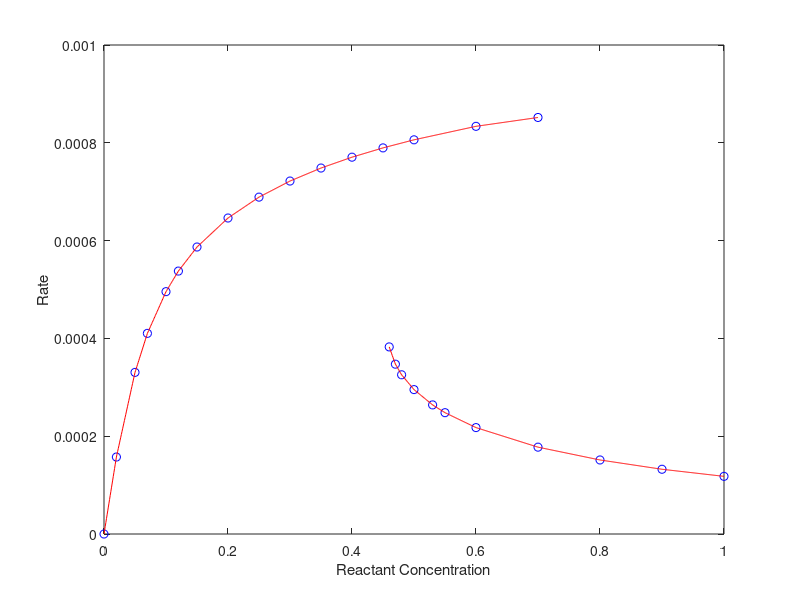

Source code (MATLAB):
% readings from Web Labs, Lab 2 - rxn & diff

% interpolate at this increment
inc = 0.001;
    
% col 1 is conc (0-1), col 2 is rate
dup = [0 0 % data on upper branch 
    0.02 1.574e-4
    0.05 3.305e-4
    0.07 4.103e-4
    0.1 4.956e-4
    0.12 5.377e-4 
    0.15 5.869e-4
    0.2 6.462e-4
    0.25 6.889e-4
    0.3 7.218e-4
    0.35 7.484e-4
    0.4 7.706e-4
    0.45 7.896e-4
    0.5 8.061e-4
    0.6 8.337e-4
    0.7 8.518e-4]; % 0.70 max on high branch

plot(dup(:,1),dup(:,2),'bo')
hold on
coef = polyfit(dup(:,1),dup(:,2),7);
cp = linspace(0,0.7,1000);
rp = polyval(coef,cp);
% plot(cp,rp,'r')

ddn = [1 1.179e-4 % data on lower branch
    0.9 1.324e-4
    0.8 1.514e-4
    0.7 1.776e-4
    0.6 2.176e-4
    0.55 2.481e-4
    0.53 2.640e-4
    0.5 2.953e-4
    0.48 3.256e-4
    0.47 3.473e-4
    0.46 3.826e-4]; % 0.46 min on low branch
    
ddn = flip(ddn); % reverse order

plot(ddn(:,1),ddn(:,2),'bo')
coef = polyfit(ddn(:,1),ddn(:,2), 5);
cp = linspace(0.46,1.0,500);
rp = polyval(coef,cp);
% plot(cp,rp,'r')

% how to generate in matlab interpolated points?
% for each pt to last-1
% get value for each 0.01 conc between
% that point and next pt in data 

% process HIGH branch
[r c] = size(dup);
dupp = [0 0];
counter = 0;
for j = 1:r-1
    % get conc and rate at end range
    dc1 = dup(j,1);
    dc2 = dup(j+1,1);
    dr1 = dup(j,2);
    dr2 = dup(j+1,2);
    % save start value for this range
    counter = counter + 1;
    dupp(counter,1) = dc1;
    dupp(counter,2) = dr1;
    % at increment for each value between
    for dc = dc1+inc:inc:dc2-inc
        % have dc, need rate
        dr = dr1 + (dr2-dr1)*(dc-dc1)/(dc2-dc1);
        % save interpolated value
        counter = counter + 1;
        dupp(counter,1) = dc;
        dupp(counter,2) = dr;
    end    
end
% save last value
counter = counter + 1;
dupp(counter,1) = dc2;
dupp(counter,2) = dr2;
[rh ch] = size(dupp)
plot(dupp(:,1),dupp(:,2),'r')

% process LOW branch
[r c] = size(ddn);
ddnp = [0 0];
counter = 0;
for j = 1:r-1
    % get conc and rate at end range
    dc1 = ddn(j,1);
    dc2 = ddn(j+1,1);
    dr1 = ddn(j,2);
    dr2 = ddn(j+1,2);
    % save start value for this range
    counter = counter + 1;
    ddnp(counter,1) = dc1;
    ddnp(counter,2) = dr1;
    % at increment for each value between
    for dc = dc1+inc:inc:dc2-inc
        % have dc, need rate
        dr = dr1 + (dr2-dr1)*(dc-dc1)/(dc2-dc1);
        % save interpolated value
        counter = counter + 1;
        ddnp(counter,1) = dc;
        ddnp(counter,2) = dr;
    end    
end
% save last value
counter = counter + 1;
ddnp(counter,1) = dc2;
ddnp(counter,2) = dr2;
[rl cl] = size(ddnp)
plot(ddnp(:,1),ddnp(:,2),'r')
ylabel('Rate')
xlabel('Reactant Concentration')
hold off

% SAVE RATES TO FILES
% as row vector, comma delimited for Javascript
rUp = dupp(:,2)';
rDown = ddnp(:,2)';
% dmlwrite default delimiter (dlm) is comma
dlmwrite('rateHIGH.txt',rUp)
dlmwrite('rateLOW.txt',rDown)


